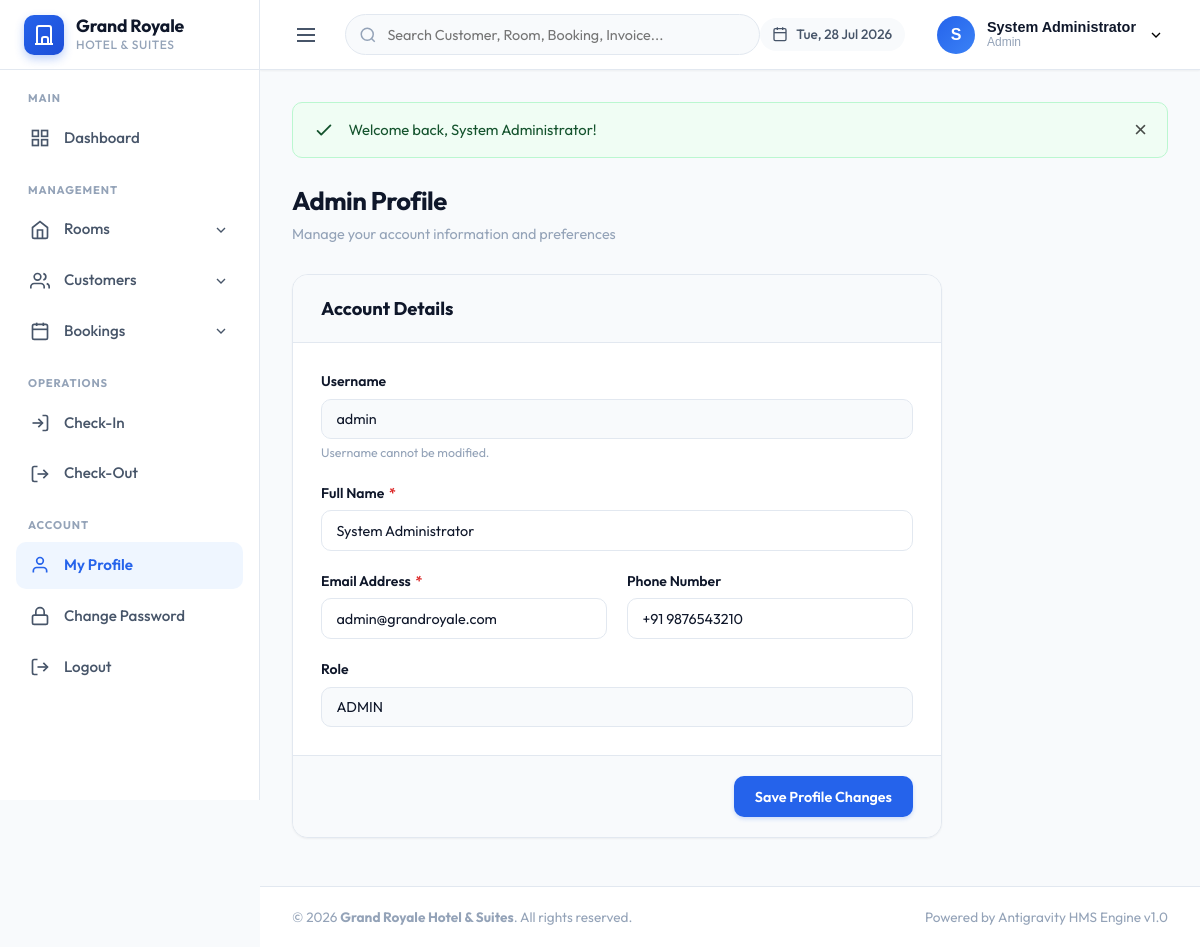
The app's page /profile.php (signed in) with its own data.
### tables this page shows
CREATE TABLE `users` (
  `id` INT AUTO_INCREMENT PRIMARY KEY,
  `username` VARCHAR(50) NOT NULL UNIQUE,
  `password` VARCHAR(255) NOT NULL,
  `full_name` VARCHAR(100) NOT NULL,
  `email` VARCHAR(100) NOT NULL,
  `phone` VARCHAR(20) DEFAULT NULL,
  `role` ENUM('admin', 'staff') DEFAULT 'admin',
  `created_at` DATETIME DEFAULT CURRENT_TIMESTAMP
);

### profile.php (the view, shortened to what this page needs)
<?php
require_once __DIR__ . '/includes/db.php';
include __DIR__ . '/includes/header.php';
$user = getLoggedInUser();
$stmt = $pdo->prepare("SELECT * FROM users WHERE id = :id");
$stmt->execute([':id' => $user['id']]);
$userData = $stmt->fetch();
?>
<div class="page-header">
    <div>
        <h1 class="page-title">Admin Profile</h1>
        <p class="page-subtitle">Manage your account information and preferences</p>
    </div>
</div>
<div class="form-card fade-in" style="max-width: 650px;">
    <div class="form-header">
        <h3 class="form-title">Account Details</h3>
    </div>
    <form action="profile.php" method="POST" class="needs-validation" novalidate>
        <div class="form-body">
            <div class="form-grid">
                <div class="col-12">
                    <div class="form-group">
                        <label class="form-label">Username</label>
                        <input type="text" class="form-control" value="<?= escape($userData['username']) ?>" disabled>
                        <span class="form-help">Username cannot be modified.</span>
                    </div>
                </div>
                <div class="col-12">
                    <div class="form-group">
                        <label class="form-label" for="full_name">Full Name <span class="required">*</span></label>
                        <input type="text" id="full_name" name="full_name" class="form-control" value="<?= escape($userData['full_name']) ?>" required>
                    </div>
                </div>
                <div class="col-6">
                    <div class="form-group">
                        <label class="form-label" for="email">Email Address <span class="required">*</span></label>
                        <input type="email" id="email" name="email" class="form-control" value="<?= escape($userData['email']) ?>" required>
                    </div>
                </div>
                <div class="col-6">
                    <div class="form-group">
                        <label class="form-label" for="phone">Phone Number</label>
                        <input type="tel" id="phone" name="phone" class="form-control" value="<?= escape($userData['phone']) ?>">
                    </div>
                </div>
                <div class="col-12">
                    <div class="form-group">
                        <label class="form-label">Role</label>
                        <input type="text" class="form-control" value="<?= strtoupper(escape($userData['role'])) ?>" disabled>
                    </div>
                </div>
            </div>
        </div>
        <div class="form-footer">
            <button type="submit" class="btn btn-primary">Save Profile Changes</button>
        </div>
    </form>
</div>
<?php include __DIR__ . '/includes/footer.php'; ?>

### css/style.css (style rules this page uses)
:root { --primary: #2563eb; --primary-hover: #1d4ed8; --primary-light: #eff6ff; --primary-border: #bfdbfe; --success: #16a34a; --success-hover: #15803d; --success-light: #f0fdf4; --success-border: #bbf7d0; --danger: #dc2626; --danger-hover: #b91c1c; --danger-light: #fef2f2; --danger-border: #fecaca; --warning: #f59e0b; --warning-hover: #d97706; --warning-light: #fffbeb; --warning-border: #fde68a; --info: #0284c7; --info-light: #f0f9ff; --bg-main: #f8fafc; --card-bg: #ffffff; --text-primary: #0f172a; --text-secondary: #475569; --text-muted: #94a3b8; --border-color: #e2e8f0; --border-light: #f1f5f9; --radius-sm: 6px; --radius-md: 10px; --radius-lg: 16px; --radius-full: 9999px; --shadow-sm: 0 1px 2px 0 rgba(0, 0, 0, 0.05); --shadow-md: 0 4px 6px -1px rgba(0, 0, 0, 0.1), 0 2px 4px -1px rgba(0, 0, 0, 0.06); --shadow-lg: 0 10px 15px -3px rgba(0, 0, 0, 0.1), 0 4px 6px -2px rgba(0, 0, 0, 0.05); --sidebar-width: 260px; --navbar-height: 70px; --transition-fast: 0.15s ease; --transition-normal: 0.25s ease; }
*, *::before, *::after { box-sizing: border-box; margin: 0; padding: 0; }
body { font-family: 'Outfit', -apple-system, BlinkMacSystemFont, "Segoe UI", Roboto, sans-serif; background-color: var(--bg-main); color: var(--text-primary); line-height: 1.5; font-size: 0.95rem; -webkit-font-smoothing: antialiased; }
.page-header { display: flex; align-items: center; justify-content: space-between; margin-bottom: 1.75rem; flex-wrap: wrap; gap: 1rem; }
.page-title { font-size: 1.6rem; font-weight: 700; color: var(--text-primary); letter-spacing: -0.02em; }
.page-subtitle { font-size: 0.9rem; color: var(--text-muted); margin-top: 0.2rem; }
.btn { display: inline-flex; align-items: center; justify-content: center; gap: 0.5rem; padding: 0.65rem 1.25rem; font-family: inherit; font-size: 0.9rem; font-weight: 600; border-radius: var(--radius-md); border: 1px solid transparent; cursor: pointer; transition: all var(--transition-fast); text-decoration: none; white-space: nowrap; }
.btn-primary { background-color: var(--primary); color: #ffffff; box-shadow: 0 2px 4px rgba(37, 99, 235, 0.2); }
.alert-icon { width: 22px; height: 22px; flex-shrink: 0; }
.fade-in { animation: fadeIn 0.3s ease-in-out; }

### css/forms.css (style rules this page uses)
.form-card { background: #ffffff; border: 1px solid var(--border-color); border-radius: var(--radius-lg); box-shadow: var(--shadow-sm); overflow: hidden; }
.form-header { padding: 1.25rem 1.75rem; border-bottom: 1px solid var(--border-color); background: var(--bg-main); display: flex; align-items: center; justify-content: space-between; }
.form-title { font-size: 1.15rem; font-weight: 700; color: var(--text-primary); }
.form-body { padding: 1.75rem; }
.form-grid { display: grid; grid-template-columns: repeat(12, 1fr); gap: 1.25rem; }
.col-12 { grid-column: span 12; }
.col-6 { grid-column: span 6; }
.form-group { display: flex; flex-direction: column; }
.form-label { font-size: 0.875rem; font-weight: 600; color: var(--text-primary); margin-bottom: 0.4rem; }
.form-label .required { color: var(--danger); margin-left: 2px; }
.form-control, .form-select, .form-textarea { width: 100%; padding: 0.65rem 0.9rem; font-family: inherit; font-size: 0.9rem; color: var(--text-primary); background-color: #ffffff; border: 1px solid var(--border-color); border-radius: var(--radius-md); outline: none; transition: all var(--transition-fast); }
.form-control:disabled, .form-control[readonly] { background-color: var(--bg-main); cursor: not-allowed; }
.form-help { font-size: 0.775rem; color: var(--text-muted); margin-top: 0.3rem; }
.form-footer { padding: 1.25rem 1.75rem; border-top: 1px solid var(--border-color); background: var(--bg-main); display: flex; align-items: center; justify-content: flex-end; gap: 0.75rem; }

### records on screen
users: username "admin", full_name "System Administrator", email "admin@grandroyale.com", phone "+91 9876543210", role "ADMIN"

### other values on screen
substr($user['full_name'], 0, 1) "S"
$user['full_name'] "System Administrator"
$user['role'] "Admin"
$msg "Welcome back, System Administrator!"
